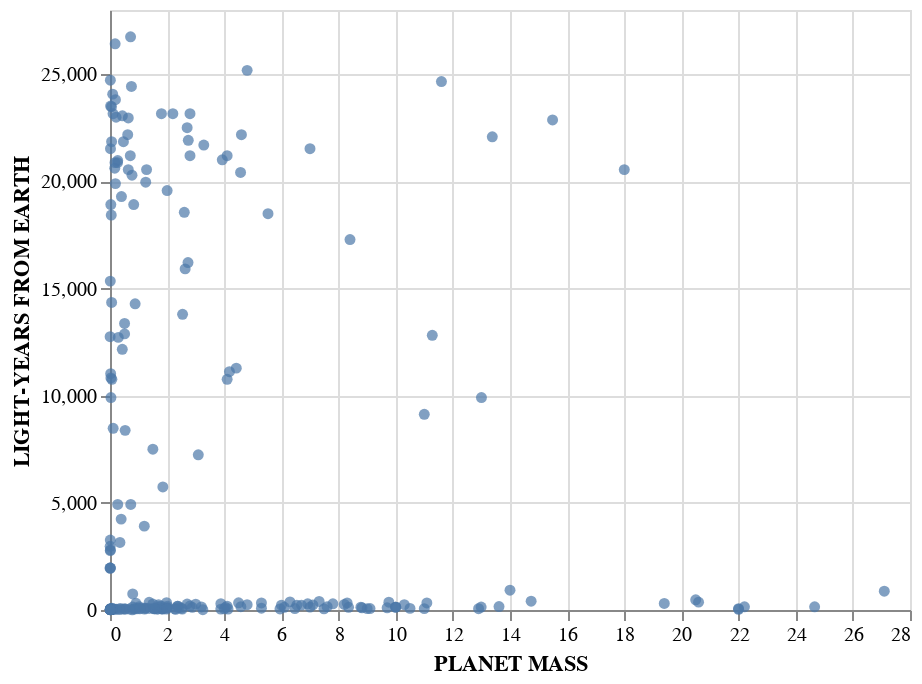

Notebook cell for this chart:
### Markdown cell above
Now, let's look at LIGHT-YEARS FROM EARTH as a function of PLANET MASS

### Code cell
alt.Chart(df).mark_circle().encode(
    x='PLANET MASS:Q',
    y='LIGHT-YEARS FROM EARTH:Q'
)

### Figure 1 — Vega-Lite specification as saved in the notebook (floating-point values rounded to 4 significant figures; data arrays with more than 128 entries replaced by an {"elided": "..."} marker saying what was removed)
{"config": {"view": {"continuousWidth": 400, "continuousHeight": 300}}, "data": {"name": "data-0d175c4718245bebc47455ecf856a5b6"}, "mark": "circle", "encoding": {"x": {"field": "PLANET MASS", "type": "quantitative"}, "y": {"field": "LIGHT-YEARS FROM EARTH", "type": "quantitative"}}, "$schema": "https://vega.github.io/schema/vega-lite/v4.17.0.json", "datasets": {"data-0d175c4718245bebc47455ecf856a5b6": {"elided": "234 records"}}}
